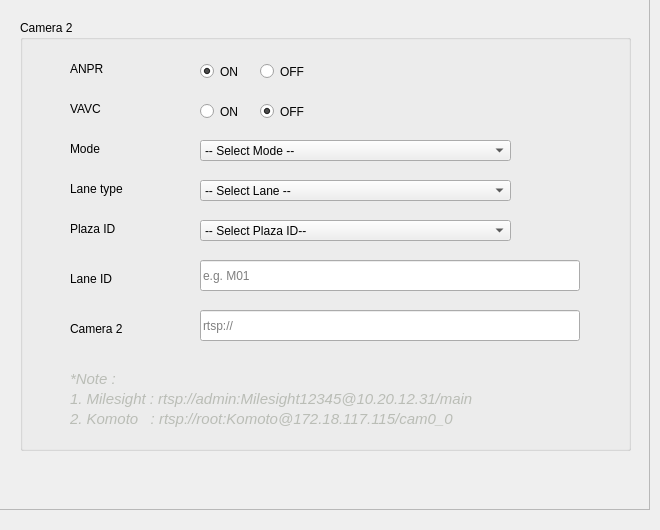
      <widget class="QWidget" name="tab_cam2">
       <attribute name="title">
        <string>Cam 2</string>
       </attribute>
       <widget class="QGroupBox" name="groupBox_anpr_config_cam2">
        <property name="geometry">
         <rect>
          <x>20</x>
          <y>20</y>
          <width>611</width>
          <height>431</height>
         </rect>
        </property>
        <property name="title">
         <string>Camera 2</string>
        </property>
        <widget class="QLabel" name="label_plaza_id_cam2">
         <property name="geometry">
          <rect>
           <x>50</x>
           <y>200</y>
           <width>67</width>
           <height>17</height>
          </rect>
         </property>
         <property name="text">
          <string>Plaza ID</string>
         </property>
        </widget>
        <widget class="QComboBox" name="comboBox_plaza_id_cam2">
         <property name="enabled">
          <bool>true</bool>
         </property>
         <property name="geometry">
          <rect>
           <x>180</x>
           <y>200</y>
           <width>311</width>
           <height>21</height>
          </rect>
         </property>
         <property name="cursor">
          <cursorShape>PointingHandCursor</cursorShape>
         </property>
         <property name="mouseTracking">
          <bool>true</bool>
         </property>
         <property name="whatsThis">
          <string/>
         </property>
         <property name="autoFillBackground">
          <bool>false</bool>
         </property>
         <property name="editable">
          <bool>false</bool>
         </property>
         <property name="currentText">
          <string>-- Select Plaza ID--</string>
         </property>
         <property name="currentIndex">
          <number>0</number>
         </property>
         <property name="maxVisibleItems">
          <number>10</number>
         </property>
         <property name="sizeAdjustPolicy">
          <enum>QComboBox::AdjustToMinimumContentsLength</enum>
         </property>
         <property name="minimumContentsLength">
          <number>5</number>
         </property>
         <property name="frame">
          <bool>true</bool>
         </property>
         <item>
          <property name="text">
           <string>-- Select Plaza ID--</string>
          </property>
         </item>
         <item>
          <property name="text">
           <string>101 - Gombak</string>
          </property>
         </item>
         <item>
          <property name="text">
           <string>100 - Bentong</string>
          </property>
         </item>
         <item>
          <property name="text">
           <string>801 - Karak 1 </string>
          </property>
         </item>
         <item>
          <property name="text">
           <string>802 - Lanchang</string>
          </property>
         </item>
         <item>
          <property name="text">
           <string>803 - Temerloh</string>
          </property>
         </item>
         <item>
          <property name="text">
           <string>804 - Chenor</string>
          </property>
         </item>
         <item>
          <property name="text">
           <string>805 - Maran</string>
          </property>
         </item>
         <item>
          <property name="text">
           <string>806 - Srijaya</string>
          </property>
         </item>
         <item>
          <property name="text">
           <string>807 - Gambang</string>
          </property>
         </item>
         <item>
          <property name="text">
           <string>808 - Kuantan</string>
          </property>
         </item>
         <item>
          <property name="text">
           <string>809 - Jabor 1</string>
          </property>
         </item>
        </widget>
        <widget class="QLabel" name="label_lane_type_cam2">
         <property name="geometry">
          <rect>
           <x>50</x>
           <y>160</y>
           <width>91</width>
           <height>17</height>
          </rect>
         </property>
         <property name="text">
          <string>Lane type</string>
         </property>
        </widget>
        <widget class="QLabel" name="label_mode_cam2">
         <property name="geometry">
          <rect>
           <x>50</x>
           <y>120</y>
           <width>91</width>
           <height>17</height>
          </rect>
         </property>
         <property name="text">
          <string>Mode</string>
         </property>
        </widget>
        <widget class="QComboBox" name="comboBox_lane_type_cam2">
         <property name="enabled">
          <bool>true</bool>
         </property>
         <property name="geometry">
          <rect>
           <x>180</x>
           <y>160</y>
           <width>311</width>
           <height>21</height>
          </rect>
         </property>
         <property name="cursor">
          <cursorShape>PointingHandCursor</cursorShape>
         </property>
         <property name="mouseTracking">
          <bool>true</bool>
         </property>
         <property name="whatsThis">
          <string/>
         </property>
         <property name="autoFillBackground">
          <bool>false</bool>
         </property>
         <property name="editable">
          <bool>false</bool>
         </property>
         <property name="currentText">
          <string>-- Select Lane --</string>
         </property>
         <property name="currentIndex">
          <number>0</number>
         </property>
         <property name="sizeAdjustPolicy">
          <enum>QComboBox::AdjustToMinimumContentsLength</enum>
         </property>
         <property name="minimumContentsLength">
          <number>5</number>
         </property>
         <item>
          <property name="text">
           <string>-- Select Lane --</string>
          </property>
         </item>
         <item>
          <property name="text">
           <string>Offline</string>
          </property>
         </item>
         <item>
          <property name="text">
           <string>Quatriz</string>
          </property>
         </item>
         <item>
          <property name="text">
           <string>Teras</string>
          </property>
         </item>
        </widget>
        <widget class="QComboBox" name="comboBox_mode_cam2">
         <property name="enabled">
          <bool>true</bool>
         </property>
         <property name="geometry">
          <rect>
           <x>180</x>
           <y>120</y>
           <width>311</width>
           <height>21</height>
          </rect>
         </property>
         <property name="cursor">
          <cursorShape>PointingHandCursor</cursorShape>
         </property>
         <property name="mouseTracking">
          <bool>true</bool>
         </property>
         <property name="whatsThis">
          <string/>
         </property>
         <property name="autoFillBackground">
          <bool>false</bool>
         </property>
         <property name="editable">
          <bool>false</bool>
         </property>
         <property name="currentText">
          <string>-- Select Mode --</string>
         </property>
         <property name="currentIndex">
          <number>0</number>
         </property>
         <property name="sizeAdjustPolicy">
          <enum>QComboBox::AdjustToMinimumContentsLength</enum>
         </property>
         <property name="minimumContentsLength">
          <number>5</number>
         </property>
         <item>
          <property name="text">
           <string>-- Select Mode --</string>
          </property>
         </item>
         <item>
          <property name="text">
           <string>Online</string>
          </property>
         </item>
         <item>
          <property name="text">
           <string>Offline</string>
          </property>
         </item>
        </widget>
        <widget class="QLabel" name="label_1_milesight_17">
         <property name="geometry">
          <rect>
           <x>50</x>
           <y>370</y>
           <width>481</width>
           <height>17</height>
          </rect>
         </property>
         <property name="font">
          <font>
           <pointsize>11</pointsize>
           <italic>true</italic>
          </font>
         </property>
         <property name="styleSheet">
          <string notr="true">QLabel{
color:rgb(186, 189, 182)
}</string>
         </property>
         <property name="text">
          <string>1. Milesight : rtsp://admin:Milesight12345@10.20.12.31/main</string>
         </property>
        </widget>
        <widget class="QLabel" name="label_komoto_17">
         <property name="geometry">
          <rect>
           <x>50</x>
           <y>390</y>
           <width>481</width>
           <height>17</height>
          </rect>
         </property>
         <property name="font">
          <font>
           <pointsize>11</pointsize>
           <italic>true</italic>
          </font>
         </property>
         <property name="styleSheet">
          <string notr="true">QLabel{
color:rgb(186, 189, 182)
}</string>
         </property>
         <property name="text">
          <string>2. Komoto   : rtsp://root:Komoto@172.18.117.115/cam0_0</string>
         </property>
        </widget>
        <widget class="QLabel" name="label_lane_id_cam2">
         <property name="geometry">
          <rect>
           <x>50</x>
           <y>250</y>
           <width>67</width>
           <height>17</height>
          </rect>
         </property>
         <property name="text">
          <string>Lane ID</string>
         </property>
        </widget>
        <widget class="QLabel" name="label_rtsp_cam2">
         <property name="geometry">
          <rect>
           <x>50</x>
           <y>300</y>
           <width>81</width>
           <height>17</height>
          </rect>
         </property>
         <property name="text">
          <string>Camera 2</string>
         </property>
        </widget>
        <widget class="QLineEdit" name="lineEdit_lane_id_cam2">
         <property name="geometry">
          <rect>
           <x>180</x>
           <y>240</y>
           <width>380</width>
           <height>31</height>
          </rect>
         </property>
         <property name="text">
          <string/>
         </property>
         <property name="alignment">
          <set>Qt::AlignLeading|Qt::AlignLeft|Qt::AlignVCenter</set>
         </property>
         <property name="dragEnabled">
          <bool>false</bool>
         </property>
         <property name="placeholderText">
          <string>e.g. M01</string>
         </property>
        </widget>
        <widget class="QLabel" name="label_eg_17">
         <property name="geometry">
          <rect>
           <x>50</x>
           <y>350</y>
           <width>67</width>
           <height>17</height>
          </rect>
         </property>
         <property name="font">
          <font>
           <pointsize>11</pointsize>
           <italic>true</italic>
          </font>
         </property>
         <property name="styleSheet">
          <string notr="true">QLabel{
color:rgb(186, 189, 182)
}</string>
         </property>
         <property name="text">
          <string>*Note : </string>
         </property>
        </widget>
        <widget class="QLineEdit" name="lineEdit_rtsp_cam2">
         <property name="geometry">
          <rect>
           <x>180</x>
           <y>290</y>
           <width>380</width>
           <height>31</height>
          </rect>
         </property>
         <property name="text">
          <string/>
         </property>
         <property name="alignment">
          <set>Qt::AlignLeading|Qt::AlignLeft|Qt::AlignVCenter</set>
         </property>
         <property name="dragEnabled">
          <bool>false</bool>
         </property>
         <property name="placeholderText">
          <string>rtsp://</string>
         </property>
        </widget>
        <widget class="QRadioButton" name="radioButton_off_vavc_cam2">
         <property name="geometry">
          <rect>
           <x>240</x>
           <y>80</y>
           <width>61</width>
           <height>23</height>
          </rect>
         </property>
         <property name="text">
          <string>OFF</string>
         </property>
         <property name="checked">
          <bool>true</bool>
         </property>
         <attribute name="buttonGroup">
          <string notr="true">buttonGroup_vavc_cam2</string>
         </attribute>
        </widget>
        <widget class="QRadioButton" name="radioButton_off_anpr_cam2">
         <property name="geometry">
          <rect>
           <x>240</x>
           <y>40</y>
           <width>61</width>
           <height>23</height>
          </rect>
         </property>
         <property name="text">
          <string>OFF</string>
         </property>
         <attribute name="buttonGroup">
          <string notr="true">buttonGroup_anpr_cam2</string>
         </attribute>
        </widget>
        <widget class="QLabel" name="label_ANPR_cam2">
         <property name="geometry">
          <rect>
           <x>50</x>
           <y>40</y>
           <width>51</width>
           <height>17</height>
          </rect>
         </property>
         <property name="text">
          <string>ANPR</string>
         </property>
        </widget>
        <widget class="QRadioButton" name="radioButton_on_vavc_cam2">
         <property name="geometry">
          <rect>
           <x>180</x>
           <y>80</y>
           <width>51</width>
           <height>23</height>
          </rect>
         </property>
         <property name="text">
          <string>ON</string>
         </property>
         <attribute name="buttonGroup">
          <string notr="true">buttonGroup_vavc_cam2</string>
         </attribute>
        </widget>
        <widget class="QLabel" name="label_VAVC_cam2">
         <property name="geometry">
          <rect>
           <x>50</x>
           <y>80</y>
           <width>51</width>
           <height>17</height>
          </rect>
         </property>
         <property name="text">
          <string>VAVC</string>
         </property>
        </widget>
        <widget class="QRadioButton" name="radioButton_on_anpr_cam2">
         <property name="geometry">
          <rect>
           <x>180</x>
           <y>40</y>
           <width>51</width>
           <height>23</height>
          </rect>
         </property>
         <property name="text">
          <string>ON</string>
         </property>
         <property name="checked">
          <bool>true</bool>
         </property>
         <attribute name="buttonGroup">
          <string notr="true">buttonGroup_anpr_cam2</string>
         </attribute>
        </widget>
       </widget>
       <widget class="QFrame" name="frame_cam2">
        <property name="geometry">
         <rect>
          <x>-1</x>
          <y>-11</y>
          <width>651</width>
          <height>521</height>
         </rect>
        </property>
        <property name="autoFillBackground">
         <bool>true</bool>
        </property>
        <property name="frameShape">
         <enum>QFrame::StyledPanel</enum>
        </property>
        <property name="frameShadow">
         <enum>QFrame::Raised</enum>
        </property>
       </widget>
       <zorder>frame_cam2</zorder>
       <zorder>groupBox_anpr_config_cam2</zorder>
      </widget>
